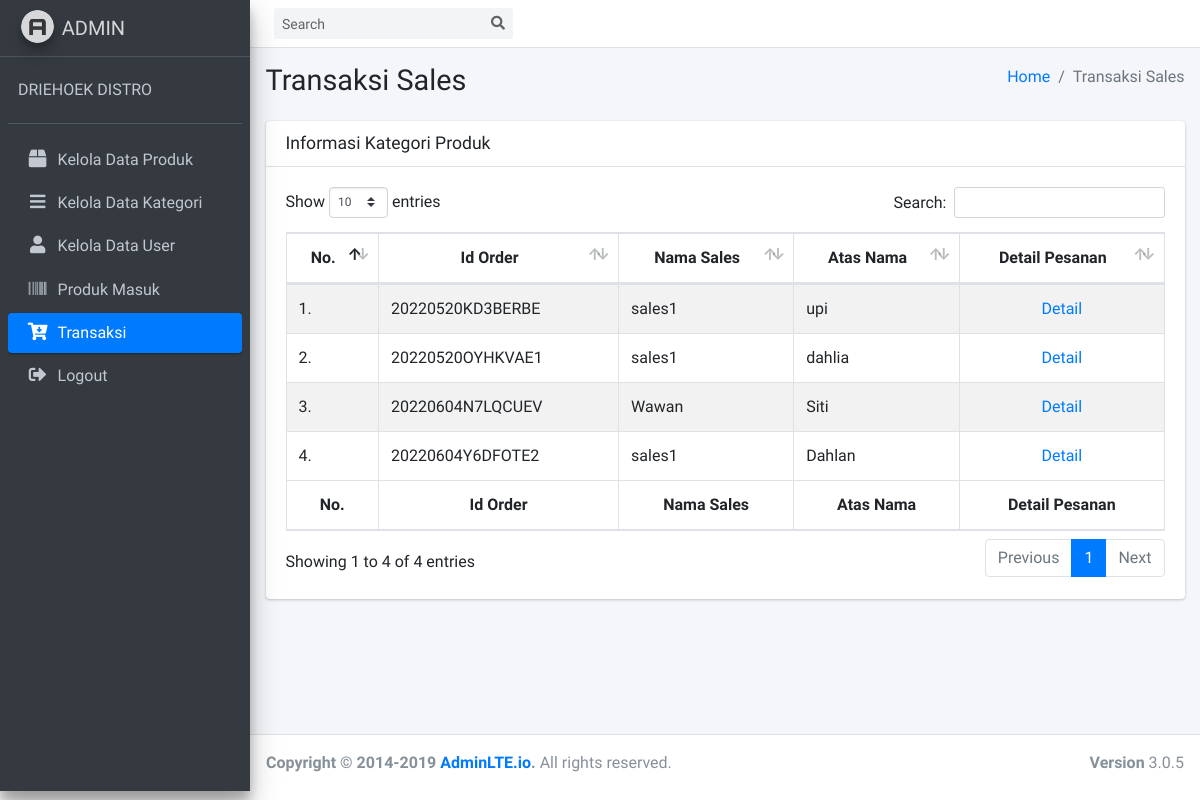
/Admin/cTransaksi (signed in), run on the app's committed database.
### tables this page shows
CREATE TABLE `order` (
  `id_order` varchar(30) NOT NULL,
  `id_user` int(11) NOT NULL,
  `tgl_order` varchar(20) NOT NULL,
  `time` timestamp NOT NULL DEFAULT current_timestamp(),
  `atas_nama` varchar(125) NOT NULL,
  `alamat` text NOT NULL,
  `no_hp` varchar(15) NOT NULL,
  `total_bayar` varchar(20) NOT NULL
);

CREATE TABLE `user` (
  `id_user` int(11) NOT NULL,
  `nama_user` varchar(125) NOT NULL,
  `alamat` text NOT NULL,
  `no_hp` varchar(15) NOT NULL,
  `username` varchar(125) NOT NULL,
  `password` varchar(125) NOT NULL,
  `level_user` int(11) NOT NULL
);

### application/controllers/Admin/cTransaksi.php (called while the page is built, shortened)
<?php
class cTransaksi extends CI_Controller
{
    public function __construct()
    {
        $this->load->model('mTransaksi');
    }
    public function index()
    {
        $data = array(
            'transaksi' => $this->mTransaksi->transaksi_all()
        );
        $this->load->view('AdminGudang/Layout/head');
        $this->load->view('AdminGudang/Layout/sidebar');
        $this->load->view('AdminGudang/Transaksi/transaksi', $data);
        $this->load->view('AdminGudang/Layout/footer');
    }
}

### index.php (called while the page is built, shortened)
<?php
require_once BASEPATH.'core/CodeIgniter.php';

### application/models/mTransaksi.php (called while the page is built, shortened)
<?php
class mTransaksi extends CI_Model
{
    public function transaksi_all()
    {
        $this->db->select('*');
        $this->db->from('order');
        $this->db->join('user', 'order.id_user = user.id_user', 'left');
        return $this->db->get()->result();
    }
}

### application/views/AdminGudang/Transaksi/transaksi.php (the view, shortened to what this page needs)
<div class="content-wrapper">
    <section class="content-header">
        <div class="container-fluid">
            <div class="row mb-2">
                <div class="col-sm-6">
                    <h1>Transaksi Sales</h1>
                </div>
                <div class="col-sm-6">
                    <ol class="breadcrumb float-sm-right">
                        <li class="breadcrumb-item"><a href="#">Home</a></li>
                        <li class="breadcrumb-item active">Transaksi Sales</li>
                    </ol>
                </div>
            </div>
        </div>
    </section>
    <section class="content">
        <div class="container-fluid">
            <div class="row">
                <div class="col-12">
                    <div class="card">
                        <div class="card-header">
                            <h3 class="card-title">Informasi Kategori Produk</h3>
                        </div>
                        <div class="card-body">
                            <table id="example1" class="table table-bordered table-striped">
                                <thead>
                                    <tr>
                                        <th class="text-center">No.</th>
                                        <th class="text-center">Id Order</th>
                                        <th class="text-center">Nama Sales</th>
                                        <th class="text-center">Atas Nama</th>
                                        <th class="text-center">Detail Pesanan</th>
                                    </tr>
                                </thead>
                                <tbody>
                                    <?php
                                    $no = 1;
                                    foreach ($transaksi as $key => $value) {
                                    ?>
                                        <tr>
                                            <td><?= $no++ ?>.</td>
                                            <td><?= $value->id_order ?></td>
                                            <td><?= $value->nama_user ?></td>
                                            <td><?= $value->atas_nama ?></td>
                                            <td class="text-center"><a href="<?= base_url('Admin/cTransaksi/detail_pesanan/' . $value->id_order) ?>">Detail</a></td>
                                        </tr>
                                    <?php
                                    }
                                    ?>
                                </tbody>
                                <tfoot>
                                    <tr>
                                        <th class="text-center">No.</th>
                                        <th class="text-center">Id Order</th>
                                        <th class="text-center">Nama Sales</th>
                                        <th class="text-center">Atas Nama</th>
                                        <th class="text-center">Detail Pesanan</th>
                                    </tr>
                                </tfoot>
                            </table>
                        </div>
                    </div>
                </div>
            </div>
        </div>
    </section>
</div>

### data on the page
order: id_order "20220520KD3BERBE", id_user.nama_user "sales1", atas_nama "upi"
order: id_order "20220520OYHKVAE1", id_user.nama_user "sales1", atas_nama "dahlia"
order: id_order "20220604N7LQCUEV", id_user.nama_user "Wawan", atas_nama "Siti"
order: id_order "20220604Y6DFOTE2", id_user.nama_user "sales1", atas_nama "Dahlan"
